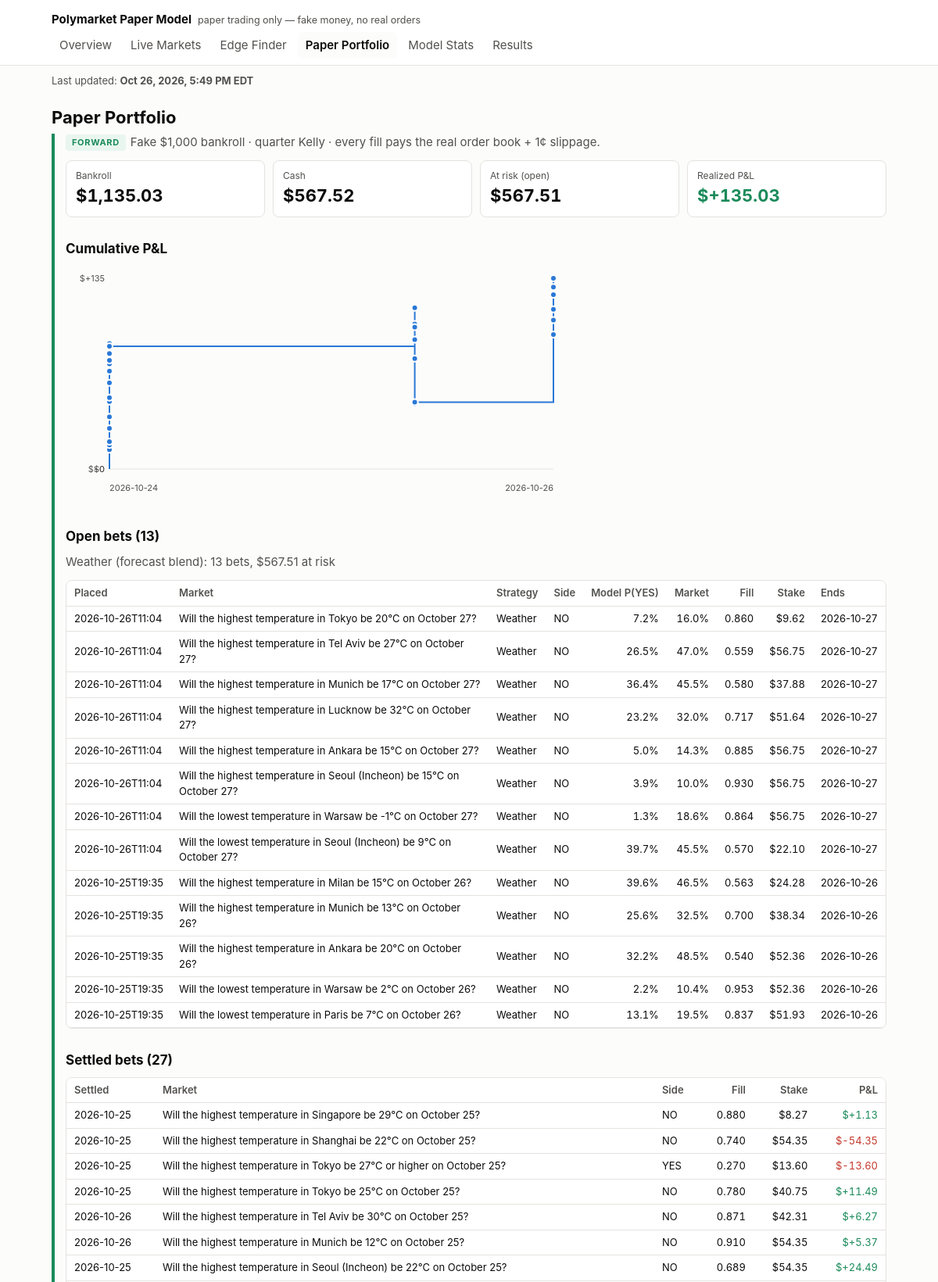
The app's page /portfolio.html (upper part) with its own data.
### tables this page shows
CREATE TABLE bets (
    seq INTEGER PRIMARY KEY,
    bet_id TEXT UNIQUE NOT NULL,
    run_id TEXT NOT NULL,
    placed_at TEXT NOT NULL,
    platform TEXT NOT NULL,
    market_id TEXT NOT NULL,
    question TEXT NOT NULL,
    category TEXT,
    end_date TEXT,
    side TEXT NOT NULL CHECK (side IN ('YES', 'NO')),
    model_prob_yes REAL NOT NULL,
    market_mid REAL NOT NULL,
    best_bid REAL,
    best_ask REAL,
    fill_price REAL NOT NULL,      -- average price paid per share, incl. slippage
    slippage_per_share REAL NOT NULL,
    shares REAL NOT NULL,
    stake REAL NOT NULL,
    kelly_full REAL NOT NULL,
    bankroll_at_bet REAL NOT NULL,
    model_version TEXT NOT NULL,
    prev_hash TEXT NOT NULL,
    row_hash TEXT NOT NULL
);

CREATE TABLE settlements (
    seq INTEGER PRIMARY KEY,
    bet_id TEXT UNIQUE NOT NULL REFERENCES bets(bet_id),
    settled_at TEXT NOT NULL,
    yes_payout REAL NOT NULL,      -- what one YES share paid: 1, 0, or 0.5 for a split
    payout REAL NOT NULL,
    pnl REAL NOT NULL,
    prev_hash TEXT NOT NULL,
    row_hash TEXT NOT NULL
);

### pmodel/dashboard/app.py (the view)
    @app.route("/portfolio.html")
    def portfolio():
        c = conn()
        all_bets = data.bets(c)
        return render_template(
            "portfolio.html", **ctx("portfolio.html"), fs=data.forward_stats(c),
            pnl_svg=charts.pnl_chart(data.pnl_curve(c), config.BANKROLL_START_USD),
            open_bets=[b for b in all_bets if b["settled_at"] is None],
            open_by_strategy=data.open_by_strategy(c),
            settled=[b for b in all_bets if b["settled_at"] is not None])

### pmodel/dashboard/charts.py (called while the page is built)
def _svg(body, label):
    return (f'<svg viewBox="0 0 {W} {H}" role="img" aria-label="{escape(label)}" '
            f'class="chart">{body}</svg>')

def _ts(iso):
    return datetime.strptime(iso, "%Y-%m-%dT%H:%M:%SZ").timestamp()

### pmodel/dashboard/data.py (called while the page is built)
def age_hours(iso, now=None):
    if not iso:
        return None
    from datetime import datetime, timezone
    t = datetime.strptime(iso, "%Y-%m-%dT%H:%M:%SZ").replace(tzinfo=timezone.utc)
    return ((now or datetime.now(timezone.utc)) - t).total_seconds() / 3600

def eastern(iso):
    if not iso:
        return None
    from datetime import datetime, timezone
    from zoneinfo import ZoneInfo
    t = datetime.strptime(iso, "%Y-%m-%dT%H:%M:%SZ").replace(tzinfo=timezone.utc)
    et = t.astimezone(ZoneInfo("America/New_York"))
    hour = et.strftime("%I").lstrip("0")
    return f"{et:%b} {et.day}, {et.year}, {hour}:{et:%M %p} {et.tzname()}"

def strategy_of(model_version: str) -> str:
    return "Weather (forecast blend)" if (model_version or "").startswith("weather") else \
        "General (price/volume model)"

def open_by_strategy(conn):
    out = {}
    for b in ledger_mod.open_bets(conn):
        name = strategy_of(b["model_version"])
        o = out.setdefault(name, {"strategy": name, "bets": 0, "stake": 0.0})
        o["bets"] += 1
        o["stake"] += b["stake"]
    return sorted(out.values(), key=lambda o: -o["bets"])

def bets(conn):
    return [dict(r) for r in conn.execute(
        """SELECT b.*, s.settled_at, s.yes_payout, s.payout, s.pnl
           FROM bets b LEFT JOIN settlements s USING (bet_id) ORDER BY b.seq DESC""")]

def pnl_curve(conn):
    total, out = 0.0, []
    for r in conn.execute("SELECT settled_at, pnl FROM settlements ORDER BY seq"):
        total += r["pnl"]
        out.append((r["settled_at"], total))
    return out

### pmodel/trading/ledger.py (called while the page is built)
def _guard_triggers():
    sql = []
    for t in LEDGER_TABLES:
        for op in ("UPDATE", "DELETE"):
            sql.append(f"""CREATE TRIGGER IF NOT EXISTS {t}_no_{op.lower()}
                BEFORE {op} ON {t}
                BEGIN SELECT RAISE(ABORT, '{t} is append-only: {op} is not allowed'); END;""")
    return "\n".join(sql)

def connect(path: Path = None) -> sqlite3.Connection:
    path = Path(path or config.PREDICTIONS_DB_PATH)
    path.parent.mkdir(parents=True, exist_ok=True)
    conn = sqlite3.connect(path)
    conn.row_factory = sqlite3.Row
    conn.executescript(SCHEMA)
    conn.executescript(_guard_triggers())
    return conn

### pmodel/dashboard/templates/portfolio.html
{% extends "base.html" %}
{% block body %}
<h1>Paper Portfolio</h1>
<section class="fwd">
<p class="lede"><span class="badge fwd">FORWARD</span>Fake ${{ '{:,.0f}'.format(cfg.BANKROLL_START_USD) }} bankroll · quarter Kelly · every fill pays the real order book + {{ (cfg.SLIPPAGE_PER_SHARE * 100)|round|int }}¢ slippage.</p>
<div class="tiles">
  <div class="tile"><div class="k">Bankroll</div><div class="v">${{ '{:,.2f}'.format(fs.money.bankroll) }}</div></div>
  <div class="tile"><div class="k">Cash</div><div class="v">${{ '{:,.2f}'.format(fs.money.cash) }}</div></div>
  <div class="tile"><div class="k">At risk (open)</div><div class="v">${{ '{:,.2f}'.format(fs.money.open_stake) }}</div></div>
  <div class="tile"><div class="k">Realized P&amp;L</div><div class="v {{ 'pos' if fs.total_pnl > 0 else 'neg' if fs.total_pnl < 0 }}">${{ '{:+,.2f}'.format(fs.total_pnl) }}</div></div>
</div>
<h2>Cumulative P&amp;L</h2>
{{ pnl_svg|safe }}
<h2>Open bets ({{ open_bets|length }})</h2>
{% if open_by_strategy %}<p class="note">{% for o in open_by_strategy %}{{ o.strategy }}: {{ o.bets }} bets, ${{ '{:,.2f}'.format(o.stake) }} at risk{% if not loop.last %} · {% endif %}{% endfor %}</p>{% endif %}
{% if open_bets %}<div class="tablewrap"><table>
<tr><th>Placed</th><th>Market</th><th>Strategy</th><th>Side</th><th class="n">Model P(YES)</th><th class="n">Market</th><th class="n">Fill</th><th class="n">Stake</th><th>Ends</th></tr>
{% for b in open_bets %}<tr><td>{{ b.placed_at[:16] }}</td><td class="q">{{ b.question }}</td><td>{{ 'Weather' if b.model_version.startswith('weather') else 'General' }}</td><td>{{ b.side }}</td>
<td class="n">{{ '{:.1%}'.format(b.model_prob_yes) }}</td><td class="n">{{ '{:.1%}'.format(b.market_mid) }}</td>
<td class="n">{{ '{:.3f}'.format(b.fill_price) }}</td><td class="n">${{ '{:,.2f}'.format(b.stake) }}</td><td>{{ (b.end_date or '')[:10] }}</td></tr>{% endfor %}
</table></div>{% else %}<p class="empty">No open bets.</p>{% endif %}
<h2>Settled bets ({{ settled|length }})</h2>
{% if settled %}<div class="tablewrap"><table>
<tr><th>Settled</th><th>Market</th><th>Side</th><th class="n">Fill</th><th class="n">Stake</th><th class="n">P&amp;L</th></tr>
{% for b in settled %}<tr><td>{{ b.settled_at[:10] }}</td><td class="q">{{ b.question }}</td><td>{{ b.side }}</td>
<td class="n">{{ '{:.3f}'.format(b.fill_price) }}</td><td class="n">${{ '{:,.2f}'.format(b.stake) }}</td>
<td class="n {{ 'pos' if b.pnl > 0 else 'neg' }}">${{ '{:+,.2f}'.format(b.pnl) }}</td></tr>{% endfor %}
</table></div>{% else %}<p class="empty">No settled bets yet.</p>{% endif %}
</section>
{% endblock %}

### pmodel/dashboard/templates/base.html (style rules this page uses)
:root { --bg: #fcfcfb; --surface: #ffffff; --ink: #0b0b0b; --ink-2: #52514e; --muted: #8a8984; --line: #e4e3df; --accent: #2a78d6; --good: #1b8a5a; --bad: #c4382b; --warn: #b07400; --fwd: #1b8a5a; --fwd-bg: #e9f6ef; --bt: #6b6a66; --bt-bg: #f1f0ec; }
* { box-sizing: border-box; }
html { -webkit-text-size-adjust: 100%; text-size-adjust: 100%; }
body { margin: 0; background: var(--bg); color: var(--ink); font: 15px/1.5 -apple-system, BlinkMacSystemFont, "Segoe UI", Roboto, sans-serif; }
h1 { font-size: 22px; margin: 0 0 4px; }
h2 { font-size: 17px; margin: 28px 0 8px; }
p.lede, .note { color: var(--ink-2); margin: 0 0 12px; }
.badge { display: inline-block; font-size: 11px; font-weight: 700; letter-spacing: .06em; padding: 2px 8px; border-radius: 4px; vertical-align: middle; margin-right: 6px; }
.badge.fwd { color: var(--fwd); background: var(--fwd-bg); }
section.fwd { border-left: 4px solid var(--fwd); padding-left: 14px; }
.tiles { display: grid; grid-template-columns: repeat(auto-fit, minmax(160px, 1fr)); gap: 10px; }
.tile { background: var(--surface); border: 1px solid var(--line); border-radius: 8px; padding: 10px 12px; }
.tile .k { color: var(--ink-2); font-size: 12px; }
.tile .v { font-size: 22px; font-weight: 650; font-variant-numeric: tabular-nums; }
.tablewrap { overflow-x: auto; border: 1px solid var(--line); border-radius: 8px; background: var(--surface); }
table { border-collapse: collapse; width: 100%; font-size: 13px; }
th, td { padding: 6px 10px; border-bottom: 1px solid var(--line); text-align: left; white-space: nowrap; }
th { color: var(--ink-2); font-weight: 600; background: var(--surface); position: sticky; top: 0; }
td.q { white-space: normal; min-width: 260px; }
td.n, th.n { text-align: right; font-variant-numeric: tabular-nums; }
.pos { color: var(--good); }
.neg { color: var(--bad); }
.chart { width: 100%; max-width: 640px; height: auto; }
.chart .tick { fill: var(--ink-2); font-size: 11px; }

### records on screen
bets: placed_at "2026-10-26T11:04", question "Will the highest temperature in Tokyo be 20°C on October 27?", model_version "Weather", side "NO", model_prob_yes "7.2%", market_mid "16.0%", fill_price "0.860", stake "9.62", end_date "2026-10-27"
bets: placed_at "2026-10-26T11:04", question "Will the highest temperature in Tel Aviv be 27°C on October 27?", model_version "Weather", side "NO", model_prob_yes "26.5%", market_mid "47.0%", fill_price "0.559", stake "56.75", end_date "2026-10-27"
bets: placed_at "2026-10-26T11:04", question "Will the highest temperature in Munich be 17°C on October 27?", model_version "Weather", side "NO", model_prob_yes "36.4%", market_mid "45.5%", fill_price "0.580", stake "37.88", end_date "2026-10-27"
bets: placed_at "2026-10-26T11:04", question "Will the highest temperature in Lucknow be 32°C on October 27?", model_version "Weather", side "NO", model_prob_yes "23.2%", market_mid "32.0%", fill_price "0.717", stake "51.64", end_date "2026-10-27"
bets: placed_at "2026-10-26T11:04", question "Will the highest temperature in Ankara be 15°C on October 27?", model_version "Weather", side "NO", model_prob_yes "5.0%", market_mid "14.3%", fill_price "0.885", stake "56.75", end_date "2026-10-27"
bets: placed_at "2026-10-26T11:04", question "Will the highest temperature in Seoul (Incheon) be 15°C on October 27?", model_version "Weather", side "NO", model_prob_yes "3.9%", market_mid "10.0%", fill_price "0.930", stake "56.75", end_date "2026-10-27"
bets: placed_at "2026-10-26T11:04", question "Will the lowest temperature in Warsaw be -1°C on October 27?", model_version "Weather", side "NO", model_prob_yes "1.3%", market_mid "18.6%", fill_price "0.864", stake "56.75", end_date "2026-10-27"
bets: placed_at "2026-10-26T11:04", question "Will the lowest temperature in Seoul (Incheon) be 9°C on October 27?", model_version "Weather", side "NO", model_prob_yes "39.7%", market_mid "45.5%", fill_price "0.570", stake "22.10", end_date "2026-10-27"
bets: placed_at "2026-10-25T19:35", question "Will the highest temperature in Milan be 15°C on October 26?", model_version "Weather", side "NO", model_prob_yes "39.6%", market_mid "46.5%", fill_price "0.563", stake "24.28", end_date "2026-10-26"
bets: placed_at "2026-10-25T19:35", question "Will the highest temperature in Munich be 13°C on October 26?", model_version "Weather", side "NO", model_prob_yes "25.6%", market_mid "32.5%", fill_price "0.700", stake "38.34", end_date "2026-10-26"
bets: placed_at "2026-10-25T19:35", question "Will the highest temperature in Ankara be 20°C on October 26?", model_version "Weather", side "NO", model_prob_yes "32.2%", market_mid "48.5%", fill_price "0.540", stake "52.36", end_date "2026-10-26"
bets: placed_at "2026-10-25T19:35", question "Will the lowest temperature in Warsaw be 2°C on October 26?", model_version "Weather", side "NO", model_prob_yes "2.2%", market_mid "10.4%", fill_price "0.953", stake "52.36", end_date "2026-10-26"
bets: placed_at "2026-10-25T19:35", question "Will the lowest temperature in Paris be 7°C on October 26?", model_version "Weather", side "NO", model_prob_yes "13.1%", market_mid "19.5%", fill_price "0.837", stake "51.93", end_date "2026-10-26"
settlements: settled_at "2026-10-25", question "Will the highest temperature in Singapore be 29°C on October 25?", side "NO", pnl "+1.13"
bets: fill_price "0.880", stake "8.27"
settlements: settled_at "2026-10-25", question "Will the highest temperature in Shanghai be 22°C on October 25?", side "NO", pnl "-54.35"
bets: fill_price "0.740", stake "54.35"
settlements: settled_at "2026-10-25", question "Will the highest temperature in Tokyo be 27°C or higher on October 25?", side "YES", pnl "-13.60"
bets: fill_price "0.270", stake "13.60"
settlements: settled_at "2026-10-25", question "Will the highest temperature in Tokyo be 25°C on October 25?", side "NO", pnl "+11.49"
bets: fill_price "0.780", stake "40.75"
settlements: settled_at "2026-10-26", question "Will the highest temperature in Tel Aviv be 30°C on October 25?", side "NO", pnl "+6.27"
bets: fill_price "0.871", stake "42.31"
settlements: settled_at "2026-10-26", question "Will the highest temperature in Munich be 12°C on October 25?", side "NO", pnl "+5.37"
bets: fill_price "0.910", stake "54.35"
settlements: settled_at "2026-10-25", question "Will the highest temperature in Seoul (Incheon) be 22°C on October 25?", side "NO", pnl "+24.49"
bets: fill_price "0.689", stake "54.35"

### other values on screen
{{ name }} "Overview" "Live Markets" "Edge Finder" "Paper Portfolio" "Model Stats" "Results"
{{ '{:,.0f}'.format(cfg.BANKROLL_START_USD) }} "1,000"
{{ (cfg.SLIPPAGE_PER_SHARE * 100)|round|int }} "1"
{{ '{:,.2f}'.format(fs.money.bankroll) }} "1,135.03"
{{ '{:,.2f}'.format(fs.money.cash) }} "567.52"
{{ '{:,.2f}'.format(fs.money.open_stake) }} "567.51"
{{ '{:+,.2f}'.format(fs.total_pnl) }} "+135.03"
{{ pnl_svg|safe }} "$0 $+135 $+0 2026-10-24 2026-10-26"
{{ open_bets|length }} "13"
{{ o.strategy }} "Weather (forecast blend)"
{{ o.bets }} "13"
{{ '{:,.2f}'.format(o.stake) }} "567.51"
{{ settled|length }} "27"
